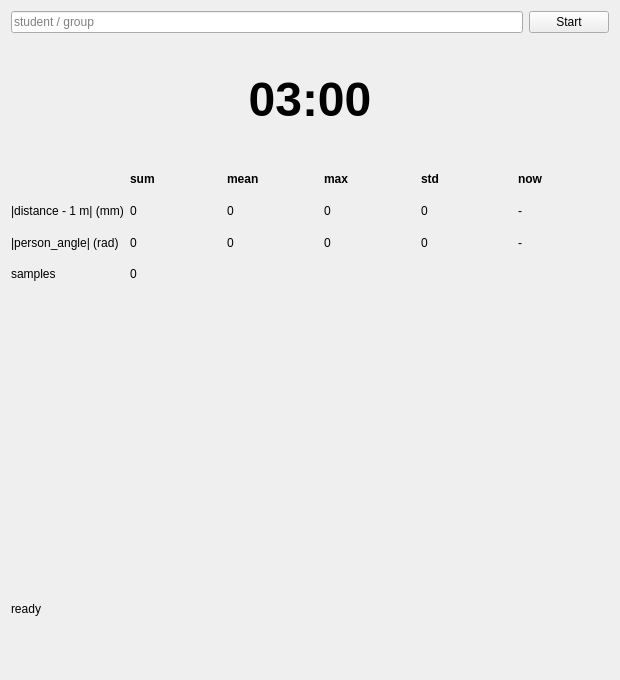
<?xml version="1.0" encoding="UTF-8"?>
<ui version="4.0">
 <class>guiDlg</class>
 <widget class="QWidget" name="guiDlg">
  <property name="geometry">
   <rect>
    <x>0</x>
    <y>0</y>
    <width>620</width>
    <height>680</height>
   </rect>
  </property>
  <property name="windowTitle">
   <string>follow_grader</string>
  </property>
  <layout class="QVBoxLayout" name="mainLayout">
   <item>
    <layout class="QHBoxLayout" name="topLayout">
     <item>
      <widget class="QLineEdit" name="lineEdit_student">
       <property name="placeholderText">
        <string>student / group</string>
       </property>
      </widget>
     </item>
     <item>
      <widget class="QPushButton" name="pushButton_start">
       <property name="text">
        <string>Start</string>
       </property>
      </widget>
     </item>
    </layout>
   </item>
   <item>
    <widget class="QLabel" name="label_time">
     <property name="font">
      <font>
       <pointsize>36</pointsize>
       <bold>true</bold>
      </font>
     </property>
     <property name="text">
      <string>03:00</string>
     </property>
     <property name="alignment">
      <set>Qt::AlignCenter</set>
     </property>
    </widget>
   </item>
   <item>
    <layout class="QGridLayout" name="gridLayout">
     <item row="0" column="1">
      <widget class="QLabel" name="label_h_sum">
       <property name="text">
        <string>&lt;b&gt;sum&lt;/b&gt;</string>
       </property>
      </widget>
     </item>
     <item row="0" column="2">
      <widget class="QLabel" name="label_h_mean">
       <property name="text">
        <string>&lt;b&gt;mean&lt;/b&gt;</string>
       </property>
      </widget>
     </item>
     <item row="0" column="5">
      <widget class="QLabel" name="label_h_now">
       <property name="text">
        <string>&lt;b&gt;now&lt;/b&gt;</string>
       </property>
      </widget>
     </item>
     <item row="1" column="0">
      <widget class="QLabel" name="label_dist_name">
       <property name="text">
        <string>|distance - 1 m| (mm)</string>
       </property>
      </widget>
     </item>
     <item row="1" column="1">
      <widget class="QLabel" name="label_dist_sum">
       <property name="text">
        <string>0</string>
       </property>
      </widget>
     </item>
     <item row="1" column="2">
      <widget class="QLabel" name="label_dist_mean">
       <property name="text">
        <string>0</string>
       </property>
      </widget>
     </item>
     <item row="1" column="5">
      <widget class="QLabel" name="label_dist_now">
       <property name="text">
        <string>-</string>
       </property>
      </widget>
     </item>
     <item row="2" column="0">
      <widget class="QLabel" name="label_angle_name">
       <property name="text">
        <string>|person_angle| (rad)</string>
       </property>
      </widget>
     </item>
     <item row="2" column="1">
      <widget class="QLabel" name="label_angle_sum">
       <property name="text">
        <string>0</string>
       </property>
      </widget>
     </item>
     <item row="2" column="2">
      <widget class="QLabel" name="label_angle_mean">
       <property name="text">
        <string>0</string>
       </property>
      </widget>
     </item>
     <item row="2" column="5">
      <widget class="QLabel" name="label_angle_now">
       <property name="text">
        <string>-</string>
       </property>
      </widget>
     </item>
     <item row="0" column="3">
      <widget class="QLabel" name="label_h_max">
       <property name="text">
        <string>&lt;b&gt;max&lt;/b&gt;</string>
       </property>
      </widget>
     </item>
     <item row="0" column="4">
      <widget class="QLabel" name="label_h_std">
       <property name="text">
        <string>&lt;b&gt;std&lt;/b&gt;</string>
       </property>
      </widget>
     </item>
     <item row="1" column="3">
      <widget class="QLabel" name="label_dist_max">
       <property name="text">
        <string>0</string>
       </property>
      </widget>
     </item>
     <item row="1" column="4">
      <widget class="QLabel" name="label_dist_std">
       <property name="text">
        <string>0</string>
       </property>
      </widget>
     </item>
     <item row="2" column="3">
      <widget class="QLabel" name="label_angle_max">
       <property name="text">
        <string>0</string>
       </property>
      </widget>
     </item>
     <item row="2" column="4">
      <widget class="QLabel" name="label_angle_std">
       <property name="text">
        <string>0</string>
       </property>
      </widget>
     </item>
     <item row="3" column="0">
      <widget class="QLabel" name="label_samples_name">
       <property name="text">
        <string>samples</string>
       </property>
      </widget>
     </item>
     <item row="3" column="1">
      <widget class="QLabel" name="label_samples">
       <property name="text">
        <string>0</string>
       </property>
      </widget>
     </item>
    </layout>
   </item>
   <item>
    <widget class="TimeSeriesPlot" name="plot_distance"/>
   </item>
   <item>
    <widget class="TimeSeriesPlot" name="plot_angle"/>
   </item>
   <item>
    <widget class="QLabel" name="label_status">
     <property name="text">
      <string>ready</string>
     </property>
     <property name="wordWrap">
      <bool>true</bool>
     </property>
    </widget>
   </item>
  </layout>
 </widget>
 <customwidgets>
  <customwidget>
   <class>TimeSeriesPlot</class>
   <extends>QWidget</extends>
   <header>time_series_plot.h</header>
  </customwidget>
 </customwidgets>
 <resources/>
 <connections/>
</ui>
